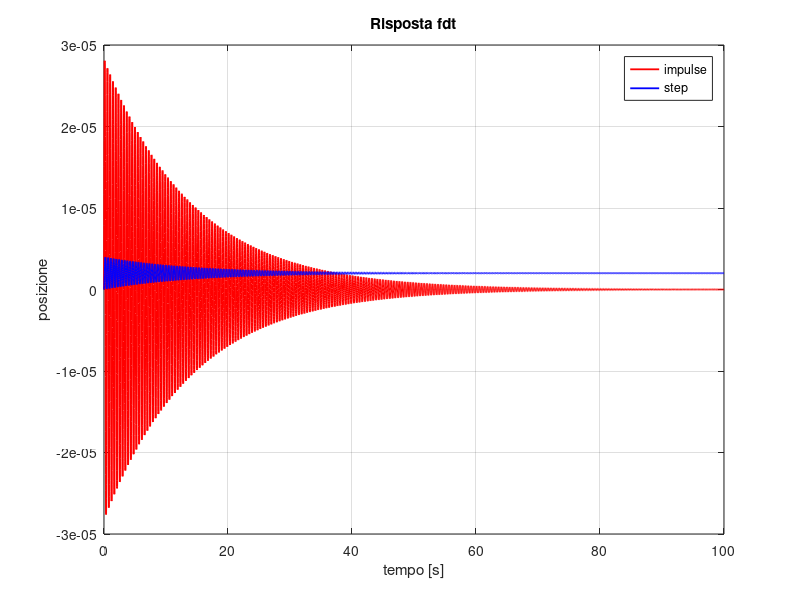

The MATLAB source for this figure:
clear all; close all; clc;

%% Inserimento valori
m = 2500;       %% massa
b = 350;        %% smorzamento
k = 5*10^5;     %% cost. elastica lineare
ze = 0.35;      %% stato iniziale z

figure;
hold on; box on; zoom on; grid on;

s = tf('s');
    
%%%%%%%%%%%%%%%%%%%%%%%%%%%%%%%%%%%
%%% definire FdT
G = 1/(m*s^2+s*b+k);
%%%%%%%%%%%%%%%%%%%%%%%%%%%%%%%%%%%


% risposta impulsiva fdt
time = 0:0.01:100;

YY_i = impulse(G, time);
YY_s = step(G, time);

% plot
plot(time, YY_i, 'r', 'DisplayName', 'impulse response G(s)', 'LineWidth', 1.3);
plot(time, YY_s, 'b', 'DisplayName', 'step response G(s)', 'LineWidth', 1.3);

title('Risposta fdt')
xlabel('tempo [s]')
ylabel('posizione')
legend(["impulse"; "step"]);
%%%%%%%%%%%%%%%%%%%%%%%%%%%%%%%

